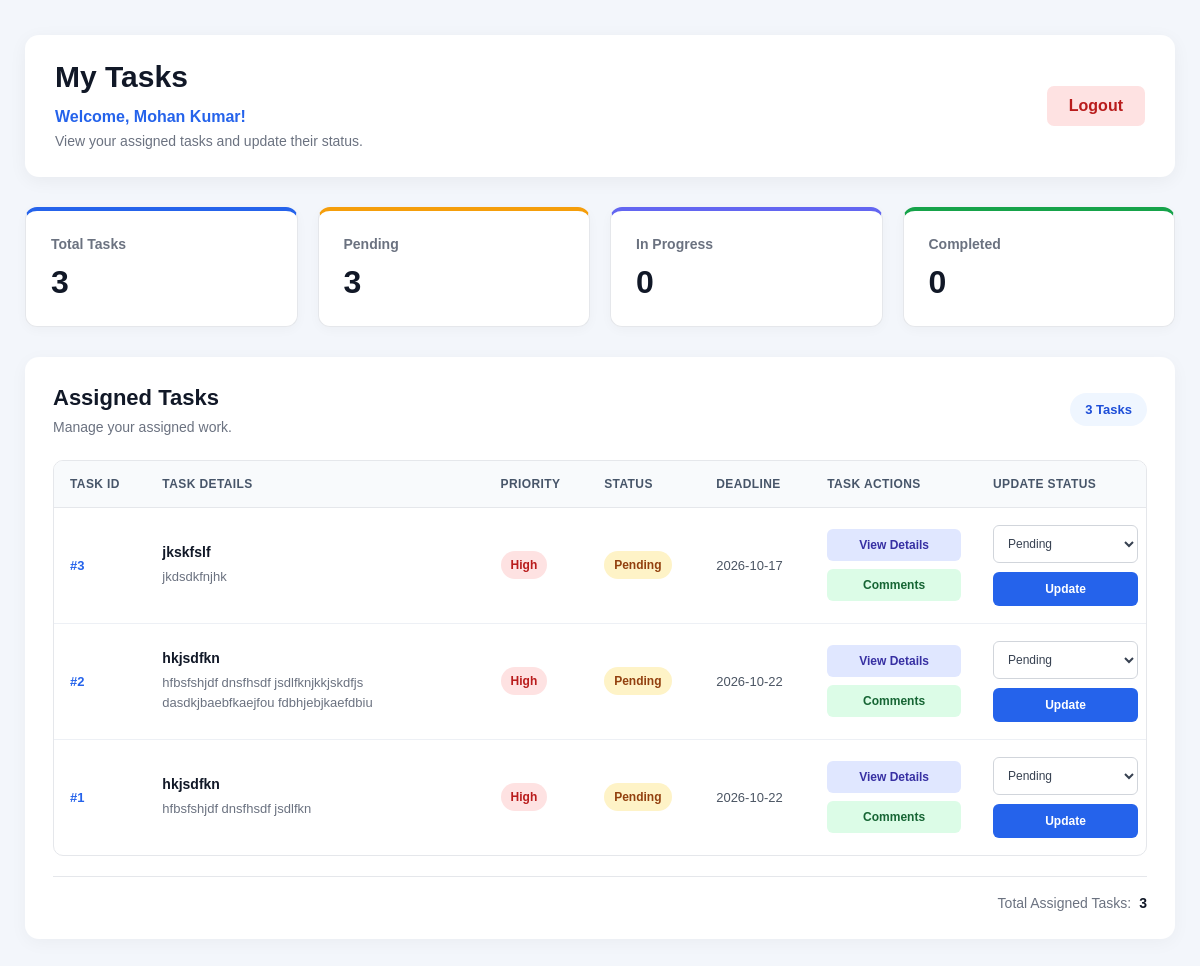
Before: /my-tasks?user_id=1 with the older database file.
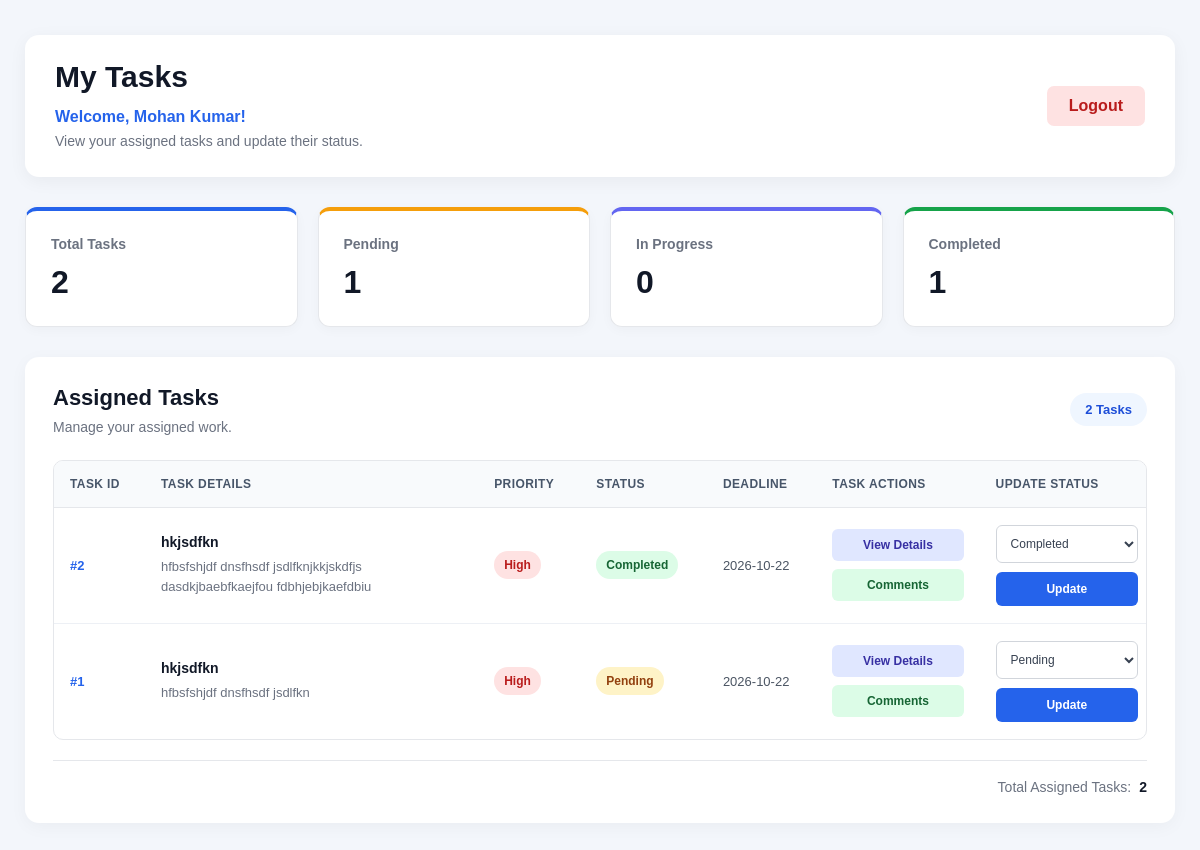
After: the same page with the newer database file.
### tables this page shows
CREATE TABLE users (
            id INTEGER PRIMARY KEY AUTOINCREMENT,
            name TEXT NOT NULL,
            email TEXT UNIQUE NOT NULL,
            password TEXT NOT NULL,
            role TEXT NOT NULL,
            status TEXT NOT NULL DEFAULT 'Active',
            created_at TIMESTAMP DEFAULT CURRENT_TIMESTAMP
        );

CREATE TABLE tasks (
            id INTEGER PRIMARY KEY AUTOINCREMENT,
            title TEXT NOT NULL,
            description TEXT,
            assigned_to INTEGER,
            priority TEXT NOT NULL DEFAULT 'Medium',
            deadline DATE,
            status TEXT NOT NULL DEFAULT 'Pending',
            created_at TIMESTAMP DEFAULT CURRENT_TIMESTAMP,
            FOREIGN KEY (assigned_to) REFERENCES users(id)
        );

### app.py (the view)
@app.route("/my-tasks")
def my_tasks():
    user_id = request.args.get("user_id")
    if not user_id:
        return "Please provide a team member ID. Example: /my-tasks?user_id=1"
    connection = get_db_connection()
    user = connection.execute(
        "SELECT id, name FROM users WHERE id = ? AND role = 'Team Member'",
        (user_id,)
    ).fetchone()
    if not user:
        connection.close()
        return "Team member not found!", 404
    tasks = connection.execute(
        """
        SELECT *
        FROM tasks
        WHERE assigned_to = ?
        ORDER BY id DESC
        """,
        (user_id,)
    ).fetchall()
    connection.close()
    return render_template(
        "my_tasks.html",
        tasks=tasks,
        user=user
    )

### database.py (called while the page is built)
def get_db_connection():
    connection = sqlite3.connect(DATABASE)
    connection.row_factory = sqlite3.Row
    return connection

### templates/my_tasks.html (shortened to what this page needs)
<!DOCTYPE html>
<html lang="en">
<head>
    <link rel="stylesheet"
          href="{{ url_for('static', filename='my_tasks.css') }}">
</head>
<body>
    <div class="my-tasks-page">
        <div class="my-tasks-card">
            <header class="header">
                <div>
                    <h1>My Tasks</h1>
                    <p class="welcome">Welcome, {{ user.name }}!</p>
                    <p>View your assigned tasks and update their status.</p>
                </div>
                <a href="{{ url_for('logout') }}" class="logout-button">Logout</a>
            </header>
            <section class="my-task-stats">
                <div class="stat-box total">
                    <p>Total Tasks</p>
                    <h2>{{ tasks|length }}</h2>
                </div>
                <div class="stat-box pending">
                    <p>Pending</p>
                    <h2>{{ tasks|selectattr('status', 'equalto', 'Pending')|list|length }}</h2>
                </div>
                <div class="stat-box progress">
                    <p>In Progress</p>
                    <h2>{{ tasks|selectattr('status', 'equalto', 'In Progress')|list|length }}</h2>
                </div>
                <div class="stat-box completed">
                    <p>Completed</p>
                    <h2>{{ tasks|selectattr('status', 'equalto', 'Completed')|list|length }}</h2>
                </div>
            </section>
            <section class="tasks-section">
                <div class="section-header">
                    <div>
                        <h2>Assigned Tasks</h2>
                        <p>Manage your assigned work.</p>
                    </div>
                    <span class="task-count">
                        {{ tasks|length }} Tasks
                    </span>
                </div>
                <div class="table-container">
                    <table>
                        <thead>
                            <tr>
                                <th>Task ID</th>
                                <th>Task Details</th>
                                <th>Priority</th>
                                <th>Status</th>
                                <th>Deadline</th>
                                <th>Task Actions</th>
                                <th>Update Status</th>
                            </tr>
                        </thead>
                        <tbody>
                            {% for task in tasks %}
                            <tr>
                                <td class="task-id">
                                    #{{ task.id }}
                                </td>
                                <td class="task-description">
                                    <strong>{{ task.title }}</strong>
                                    <p>
                                        {{ task.description or 'No description available' }}
                                    </p>
                                </td>
                                <td>
                                    <span class="priority-badge priority-{{ task.priority|lower }}">
                                        {{ task.priority }}
                                    </span>
                                </td>
                                <td>
                                    {% if task.status == 'Completed' %}
                                        <span class="status-badge status-completed">
                                            Completed
                                        </span>
                                    {% elif task.status == 'In Progress' %}
                                        <span class="status-badge status-progress">
                                            In Progress
                                        </span>
                                    {% else %}
                                        <span class="status-badge status-pending">
                                            {{ task.status }}
                                        </span>
                                    {% endif %}
                                </td>
                                <td class="deadline">
                                    {{ task.deadline or 'Not Set' }}
                                </td>
                                <td>
                                    <div class="task-actions">
                                        <a href="{{ url_for('task_details', id=task.id) }}"
                                           class="details-button">
                                            View Details
                                        </a>
                                        <a href="{{ url_for('task_comments', task_id=task.id, user_id=user.id) }}"
                                           class="comments-button">
                                            Comments
                                        </a>
                                    </div>
                                </td>
                                <td>
                                    <form action="{{ url_for('update_task_status') }}"
                                          method="POST"
                                          class="status-form">
                                        <select name="status" required>
                                            <option value="Pending"
                                                {% if task.status == 'Pending' %}selected{% endif %}>
                                                Pending
                                            </option>
                                            <option value="Completed"
                                                {% if task.status == 'Completed' %}selected{% endif %}>
                                                Completed
                                            </option>
                                        </select>
                                        <button type="submit">
                                            Update
                                        </button>
                                    </form>
                                </td>
                            </tr>
                            {% else %}
                            <tr>
                                <td colspan="7" class="empty-message">
                                    No tasks assigned to you yet.
                                </td>
                            </tr>
                            {% endfor %}
                        </tbody>
                    </table>
                </div>
                <div class="table-footer">
                    Total Assigned Tasks:
                    <strong>{{ tasks|length }}</strong>
                </div>
            </section>
        </div>
    </div>
</body>
</html>

### Css/my_tasks.css (style rules this page uses)
* { margin: 0; padding: 0; box-sizing: border-box; }
body { font-family: Arial, Helvetica, sans-serif; background: #f3f6fb; color: #1f2937; }
.my-tasks-page { min-height: 100vh; padding: 35px 25px; }
.my-tasks-card { max-width: 1600px; margin: auto; }
.header { display: flex; justify-content: space-between; align-items: center; gap: 20px; margin-bottom: 30px; padding: 25px 30px; background: #ffffff; border-radius: 14px; box-shadow: 0 4px 18px rgba(0, 0, 0, 0.05); }
.header h1 { font-size: 30px; color: #111827; margin-bottom: 10px; }
.header p { color: #6b7280; font-size: 14px; line-height: 1.6; }
.header .welcome { color: #2563eb; font-weight: 600; font-size: 16px; }
.logout-button { display: inline-block; padding: 11px 22px; background: #fee2e2; color: #b91c1c; border-radius: 7px; text-decoration: none; font-weight: 600; white-space: nowrap; transition: 0.2s; }
.my-task-stats { display: grid; grid-template-columns: repeat(4, minmax(0, 1fr)); gap: 20px; margin-bottom: 30px; }
.stat-box { padding: 25px; background: #ffffff; border-radius: 12px; border: 1px solid #e5e7eb; box-shadow: 0 3px 12px rgba(0, 0, 0, 0.03); transition: transform 0.2s; }
.stat-box p { color: #6b7280; font-size: 14px; font-weight: 600; margin-bottom: 12px; }
.stat-box h2 { font-size: 32px; color: #111827; }
.stat-box.total { border-top: 4px solid #2563eb; }
.stat-box.pending { border-top: 4px solid #f59e0b; }
.stat-box.progress { border-top: 4px solid #6366f1; }
.stat-box.completed { border-top: 4px solid #16a34a; }
.tasks-section { padding: 28px; background: #ffffff; border-radius: 14px; box-shadow: 0 4px 18px rgba(0, 0, 0, 0.04); }
.section-header { display: flex; justify-content: space-between; align-items: center; gap: 15px; margin-bottom: 25px; }
.section-header h2 { font-size: 22px; margin-bottom: 8px; color: #111827; }
.section-header p { color: #6b7280; font-size: 14px; }
.task-count { padding: 9px 15px; background: #eff6ff; color: #1d4ed8; border-radius: 20px; font-size: 13px; font-weight: 600; white-space: nowrap; }
.table-container { width: 100%; overflow-x: auto; border: 1px solid #e5e7eb; border-radius: 10px; }
table { width: 100%; min-width: 1100px; border-collapse: collapse; }
thead { background: #f8fafc; }
th { padding: 16px; text-align: left; color: #475569; font-size: 12px; text-transform: uppercase; letter-spacing: 0.4px; border-bottom: 1px solid #e5e7eb; white-space: nowrap; }
td { padding: 17px 16px; font-size: 13px; border-bottom: 1px solid #edf0f5; vertical-align: middle; }
tbody tr:last-child td { border-bottom: none; }
.task-id { color: #2563eb; font-weight: 700; white-space: nowrap; }
.task-description { min-width: 220px; max-width: 300px; overflow-wrap: anywhere; }
.task-description strong { display: block; color: #111827; font-size: 14px; margin-bottom: 7px; }
.task-description p { color: #6b7280; line-height: 1.5; }
.priority-badge, .status-badge { display: inline-block; padding: 7px 10px; border-radius: 20px; font-size: 12px; font-weight: 600; white-space: nowrap; }
.priority-high { background: #fee2e2; color: #b91c1c; }
.status-pending { background: #fef3c7; color: #92400e; }
.status-completed { background: #dcfce7; color: #166534; }
.deadline { white-space: nowrap; color: #4b5563; }
.task-actions { display: flex; flex-direction: column; gap: 8px; min-width: 115px; }
.task-actions a { display: inline-block; padding: 9px 11px; border-radius: 6px; text-align: center; text-decoration: none; font-size: 12px; font-weight: 600; transition: 0.2s; }
.details-button { background: #e0e7ff; color: #3730a3; }
.comments-button { background: #dcfce7; color: #166534; }
.status-form { display: flex; flex-direction: column; gap: 9px; min-width: 125px; }
.status-form select { width: 100%; padding: 10px; border: 1px solid #d1d5db; border-radius: 6px; background: #ffffff; color: #374151; font-size: 12px; outline: none; }
.status-form button { padding: 10px; background: #2563eb; color: #ffffff; border: none; border-radius: 6px; font-size: 12px; font-weight: 600; cursor: pointer; transition: 0.2s; }
.table-footer { display: flex; justify-content: flex-end; gap: 8px; margin-top: 20px; padding-top: 18px; border-top: 1px solid #e5e7eb; color: #6b7280; font-size: 14px; }
.table-footer strong { color: #111827; }

Changed rows visible on the page:
removed tasks: id "3", title "jkskfslf", description "jkdsdkfnjhk", priority "High", status "Pending", deadline "2026-10-17"
changed tasks "hfbsfshjdf dnsfhsdf jsdlfknjkkjskdfjs dasdkjbaebfkaejfou fdbhjebjkaefdbiu": status "Pending" → "Completed"; status "Pending" → (not shown); now shows "Completed"
Other visible differences:
{{ tasks|length }}: "3" → "2"
{{ tasks|selectattr('status', 'equalto', 'Pending')|list|length }}: "3" → "1"
{{ tasks|selectattr('status', 'equalto', 'Completed')|list|length }}: "0" → "1"
